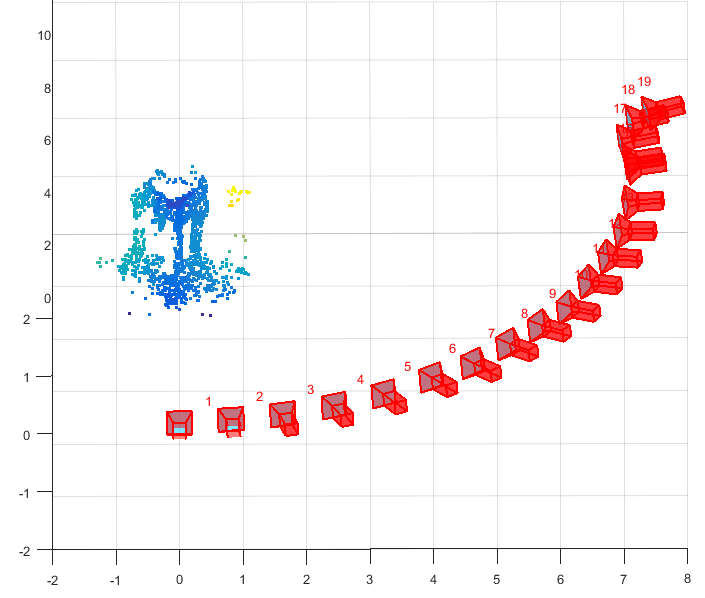
%> input picture actual temple_dense.png, 705 x 598 px
$ octave --eval "result = removeBG(imread('../actual temple_dense.png'));"   (GNU Octave 9; MATLAB toolbox functions it lacks are replaced by stand-ins)
%> lines starting %> are read from the running program, lines starting %| are printed output that depends on the picture; in (x1, y1, x2, y2) boxes, pixels count from 0 and x2, y2 are one past the last pixel; in counts of white or black regions, pixels touching at a corner belong together; the program's own positions count from 1
function [ newRGB ] = removeBG( rgbImage, vThresh, sThresh )

if nargin<2
    vThresh = 0.5;
end

if nargin < 3
    sThresh = 0.25;
end
rgbImage = imsharpen(rgbImage);
% Convert RGB image into HSV color space.
hsvImage = rgb2hsv(rgbImage);
%> hsvImage: size 598x705x3 double; mean H, S, V 0.0178, 0.0474, 0.984
% Extract individual H, S, and V images.
h = hsvImage(:,:, 1);
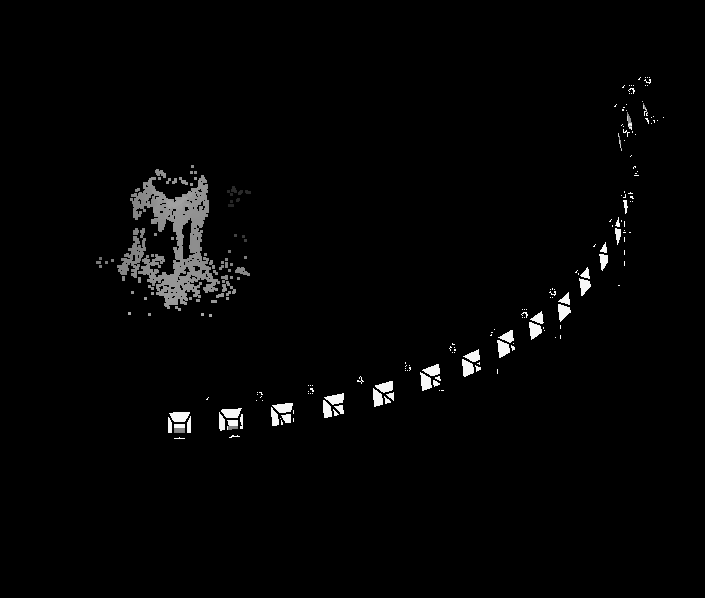
%> h: size 598x705 double; min 0, max 0.999, mean 0.0178
s = hsvImage(:,:, 2);
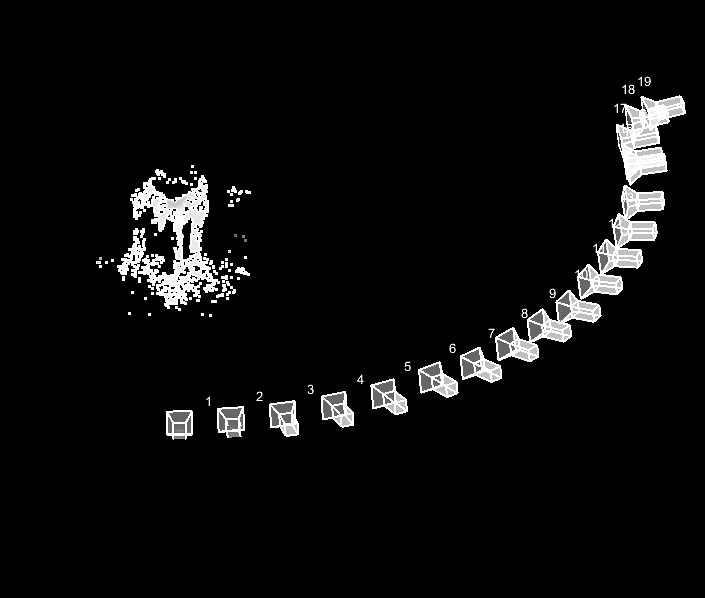
%> s: size 598x705 double; min 0, max 1, mean 0.0474
v = hsvImage(:,:, 3);
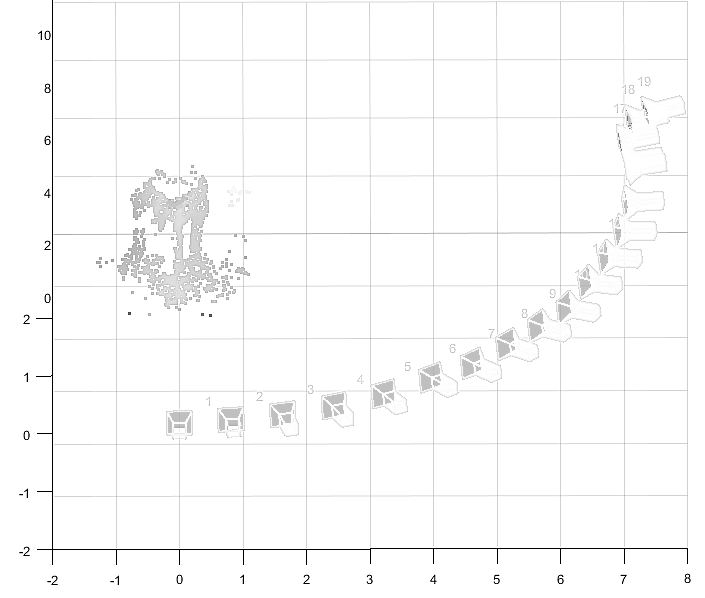
%> v: size 598x705 double; min 0, max 1, mean 0.984
% Threshold to find vivid colors.
nPixels = numel(v);
%> nPixels = 421590
mask = (v > vThresh) & (s < sThresh);
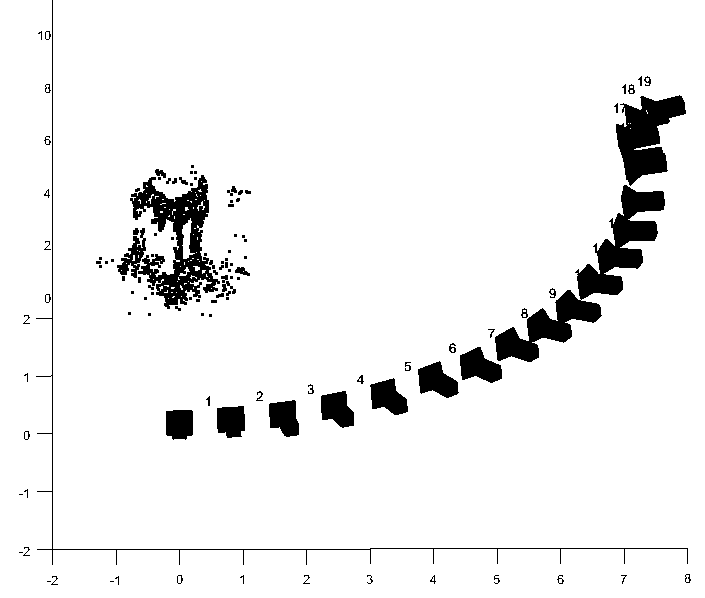
%> mask: size 598x705 logical; 94% white; 116 black regions (63 under 20 px), largest, box (x1, y1, x2, y2) and area: (495, 185, 665, 362) 7012, (130, 175, 220, 309) 4847, (616, 95, 686, 186) 3453
mask = imfill(~mask, 'holes');
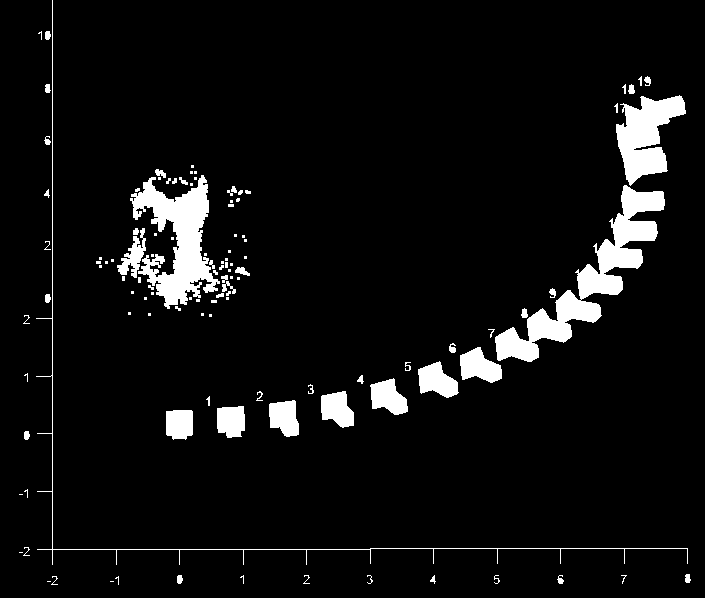
%> mask: size 598x705 logical; 6.2% white; 116 white regions (63 under 20 px), largest, box (x1, y1, x2, y2) and area: (495, 185, 665, 362) 7012, (130, 175, 220, 309) 5447, (616, 95, 686, 186) 3460
mask = ~bwareaopen(mask, round(0.1*nPixels));
%> mask: size 598x705 logical; every value is 1

se = strel('disk',30);
mask = imclose(mask, se);

% Make image white in mask areas:
h(mask) = 0;
%> h: size 598x705 double; 3.22% of pixels changed, all inside (x1, y1, x2, y2) = (96, 77, 683, 439)
s(mask) = 0;
v(mask) = 1;
%> v: size 598x705 double; 8.55% of pixels changed, all inside (x1, y1, x2, y2) = (19, 0, 691, 585)
% Convert back to RGB
hsvImage = cat(3, h, s, v);
%> hsvImage: size 598x705x3 double; mean H, S, V 0, 0, 1
newRGB = hsv2rgb(hsvImage);
%> newRGB: size 598x705x3 double; every value is 1
end
